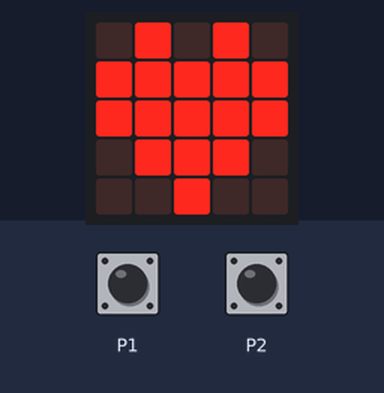
This program was run on a simulated BBC micro:bit (MakeCode). Shown: the board's 5×5 LED display. Inputs (shaded band) come from the test bench. Random numbers come from a fixed seed.

Above: at 2.1 s.
2.2 s: touch pin P1 pressed for 0.15 s
At 3.6 s:
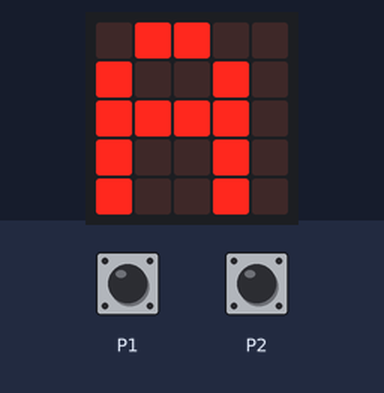
At 7.1 s:
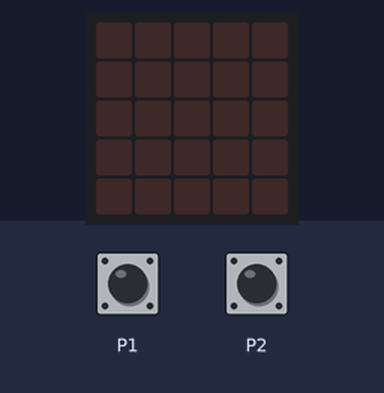
8.3 s: touch pin P2 pressed for 3.2 s
At 10.9 s:
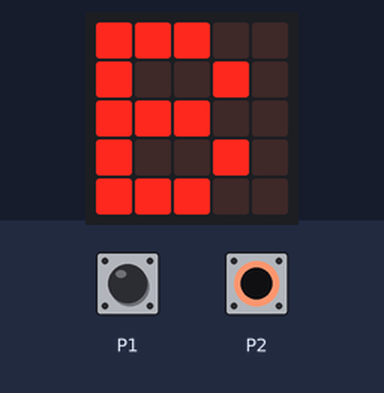
Timing chart, 0 to 12.4 s (numbered marks = the images above; inputs shaded):
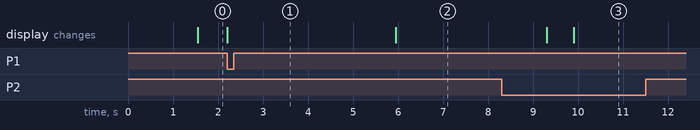

Measured:
- after the input at 2.2 s, the display: changes at once (image 1)

The program:

main.ts
```typescript
let game_started = false
basic.forever(function () {
    game_started = false
    basic.pause(randint(1000, 5000))
    game_started = true
    basic.showIcon(IconNames.Heart)
    while (game_started) {
        if (input.pinIsPressed(TouchPin.P1)) {
            basic.showString("A")
            game_started = false
        } else {
            if (input.pinIsPressed(TouchPin.P2)) {
                basic.showString("B")
                game_started = false
            }
        }
    }
    basic.pause(3000)
    basic.clearScreen()
})
```

test.ts
```typescript
// les tests vont ici ; cela ne sera pas compilé si ce paquet est utilisé en tant qu'extension.
```
